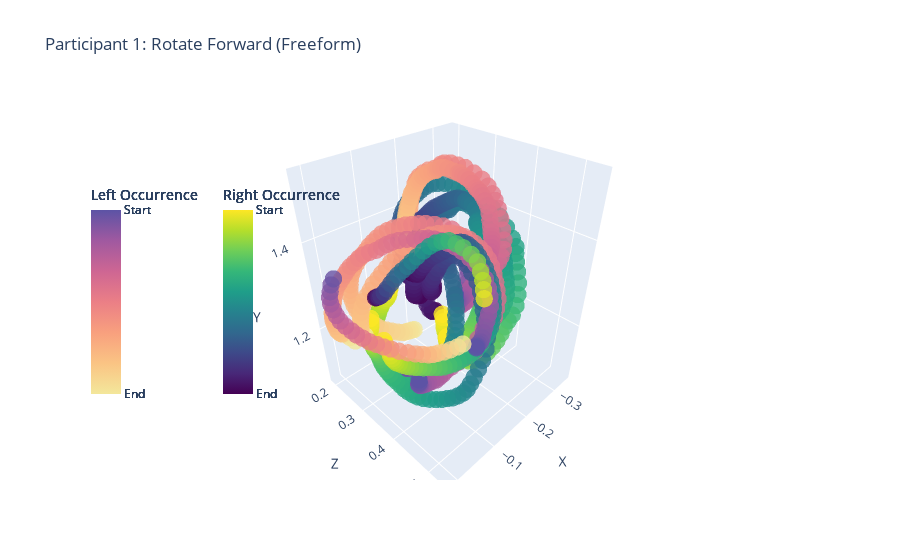
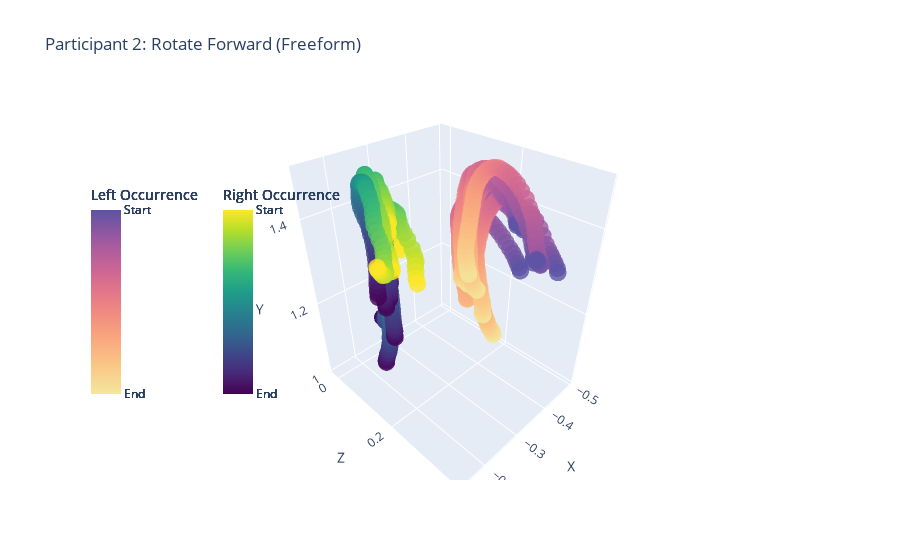
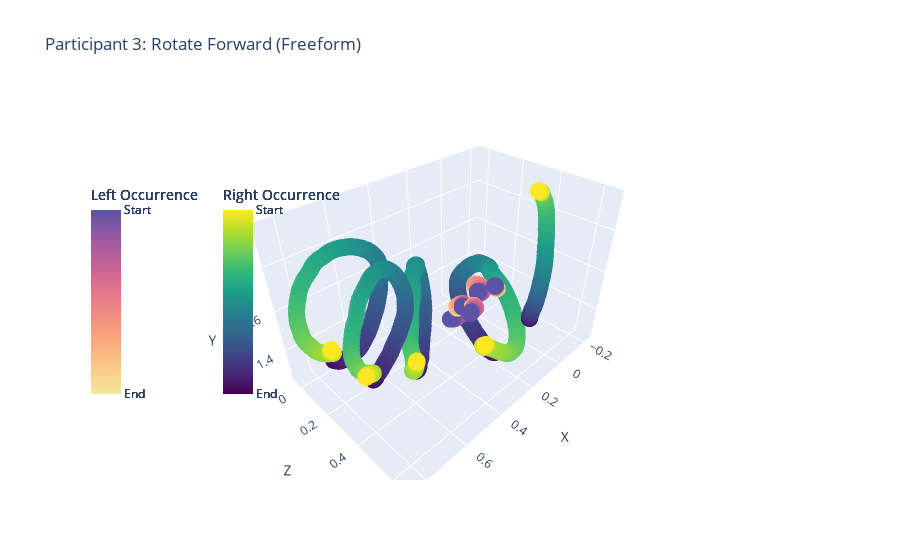
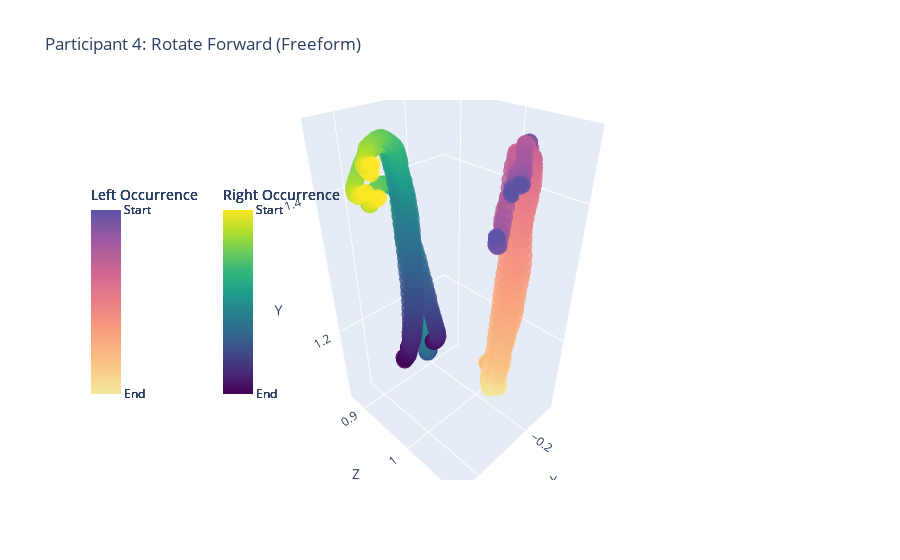

Notebook source saved alongside these figures, in order:
### Code cell
grouped_by_participant = all_F_rot_for_x_DF.groupby('participant_num')

for participant_num, group in grouped_by_participant:
    fig = go.Figure()
    for trial_num, trial_group in group.groupby('gesture_counter'):
        fig.add_trace(go.Scatter3d(
            x=trial_group['r_controller_translation_x'],
            y=trial_group['r_controller_translation_z'],
            z=trial_group['r_controller_translation_y'],
            mode='markers',
            marker=dict(
                size=6,
                color=trial_group.index,  # set color based on occurrence (use index as a unique identifier)
                colorscale='Viridis',  # choose a colorscale
                opacity=0.8,
                colorbar=dict(
                    title='Right Occurrence',
                    tickvals=[trial_group.index[0], trial_group.index[-1]],
                    ticktext=['End', 'Start'],
                    len=0.6,
                    x=0.18,  # move the color bar to the left (adjust the value as needed)
                    y=0.8,
                    yanchor='top',
                )
            ),
            name=f'Trial {trial_num} - Right Controller',
            showlegend=False  # hide the legend entry for this trace
        ))
        
        fig.add_trace(go.Scatter3d(
            x=trial_group['l_controller_translation_x'],
            y=trial_group['l_controller_translation_z'],
            z=trial_group['l_controller_translation_y'],
            mode='markers',
            marker=dict(
                size=6,
                color=trial_group.index,  # set color based on occurrence (use index as a unique identifier)
                colorscale='sunset',  # choose a colorscale
                opacity=0.8,
                colorbar=dict(
                    title='Left Occurrence',
                    tickvals=[trial_group.index[0], trial_group.index[-1]],
                    ticktext=['End', 'Start'],
                    len=0.6,
                    x=0.001,  # move the color bar to the left (adjust the value as needed)
                    y=0.8,
                    yanchor='top',
                )
            ),
            name=f'Trial {trial_num} - Left Controller',
            showlegend=False  # hide the legend entry for this trace
        ))
    
    fig.update_layout(
        scene=dict(
            xaxis_title='X',
            yaxis_title='Z',
            zaxis_title='Y',
        ),
        title=f'Participant {participant_num}: Rotate Forward (Freeform)',
    )
    fig.show()
